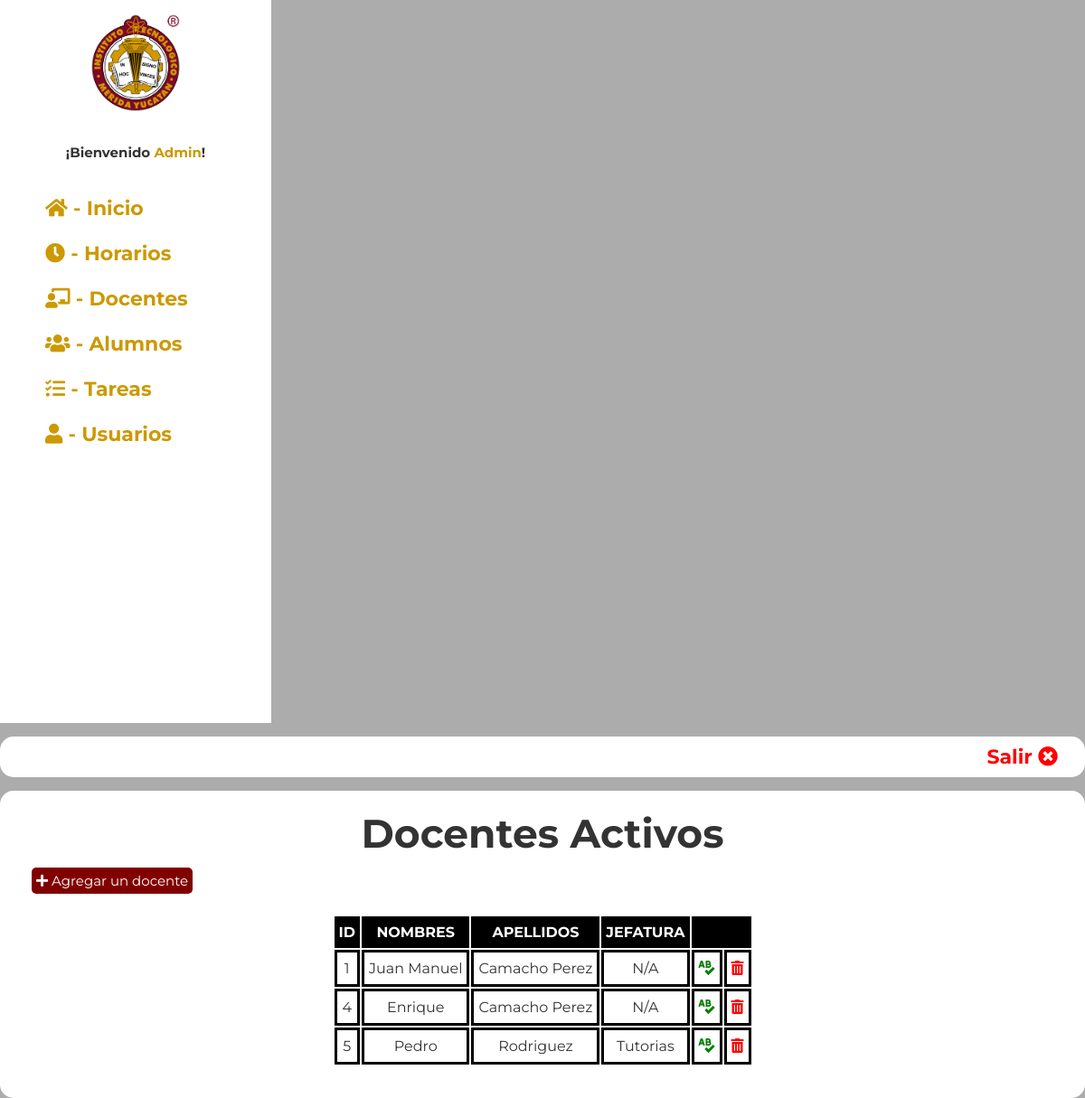
Page /admin/docentes.php (signed in) on the committed database.
### tables this page shows
CREATE TABLE `docentes` (
  `id_docente` int(5) NOT NULL,
  `nombres` varchar(255) DEFAULT NULL,
  `apellidos` varchar(255) DEFAULT NULL,
  `jefatura` varchar(255) DEFAULT NULL
);

### admin/docentes.php (the view, shortened to what this page needs)
<!DOCTYPE html>
<html lang="en">
<head>
    <link rel="stylesheet" href="https://cdnjs.cloudflare.com/ajax/libs/font-awesome/5.15.4/css/all.min.css"/>
    <link rel="stylesheet" href="styles.css"/>
</head>
<body class="panel">
    <div class="contenedor">
        <?php include "menu_panel.php"?>
        <div class="cont_panel">
            <div class="header_panel">
                <a href="salir.php">Salir <i class="fas fa-times-circle"></i></a>
            </div>
            <div class="info_panel">
                <h1>Docentes Activos</h1>
                <br>
                <div class="cont_info">
                <a href="crear_docente.php" class="btn"><i class="fas fa-plus"></i> Agregar un docente</a><br><br>
                <table class="tablaspanel">
                        <tr>
                            <th>ID</th>
                            <th>NOMBRES</th>
                            <th>APELLIDOS</th>
                            <th>JEFATURA</th>
                            <th colspan="2"></th>
                        </tr>
                        <?php require "conexion.php";
                        $todos_datos = "SELECT * FROM docentes ORDER BY id_docente ASC";
                        $resultado = mysqli_query($conectar, $todos_datos);
                        while ($fila = mysqli_fetch_assoc($resultado)){
                        ?>
                            <tr>
                                <td><?php echo $fila['id_docente']; ?></td>
                                <td>
                                    <?php echo $fila['nombres']; ?>
                                </td>
                                <td><?php echo $fila['apellidos']; ?></td>
                                <td><?php echo $fila['jefatura']; ?></td>
                                <td><a class="editar" href="editar_docente.php?id=<?php echo $fila['id_docente']; ?>"><i class="fas fa-spell-check"></i></a></td>
                                <td><a class="eliminar" href="#" onClick="validar('eliminar_docente.php?id=<?php echo $fila['id_docente']; ?>')"><i class="fas fa-trash-alt"></i></a></td>
                            </tr>
                        <?php }?>
                    </table>
                </div>
            </div>
        </div>
    </div>
</body>
</html>

### admin/styles.css (style rules this page uses)
* { margin: 0; padding: 0; box-sizing: border-box; font-family: 'Montserrat', sans-serif; }
:root { --color1: #800000; --color2: #c90; --color3: #999999; }
body { padding: 50px; font-family: Arial, Helvetica, sans-serif; font-size: 22px; line-height:25px; color: #333; margin: auto; }
.btn { background-color: var(--color1); color: white; border: none; text-decoration: none; padding: 5px; border-radius: 5px; font-size: 15px; }
.header_panel { text-align: right; background-color: white; border-radius: 15px; padding: 10px; }
.header_panel a { color: red; font-weight: bold; text-decoration: none; margin-right: 20px; }
.panel { padding: 0; background-color: #acacac; }
.cont_panel { width: 1200px; margin-top: 15px; vertical-align: top; display: inline-block; }
.info_panel { text-align: center; padding: 35px; background-color: white; border-radius: 15px; margin-top: 15px; }
.cont_info { text-align: left; }
.tablaspanel { margin: auto; font-size: 16px; text-align: center; }
.tablaspanel td { border: black 3px solid; padding: 5px; }
.tablaspanel th { background-color: black; color: #fff; padding: 5px; }
.eliminar { color: red; }
.editar { color: green; }

### rows in the picture
docentes: id_docente "1", nombres "Juan Manuel", apellidos "Camacho Perez", jefatura "N/A"
docentes: id_docente "4", nombres "Enrique", apellidos "Camacho Perez", jefatura "N/A"
docentes: id_docente "5", nombres "Pedro", apellidos "Rodriguez", jefatura "Tutorias"

### other values in the picture
$usuario "Admin"
